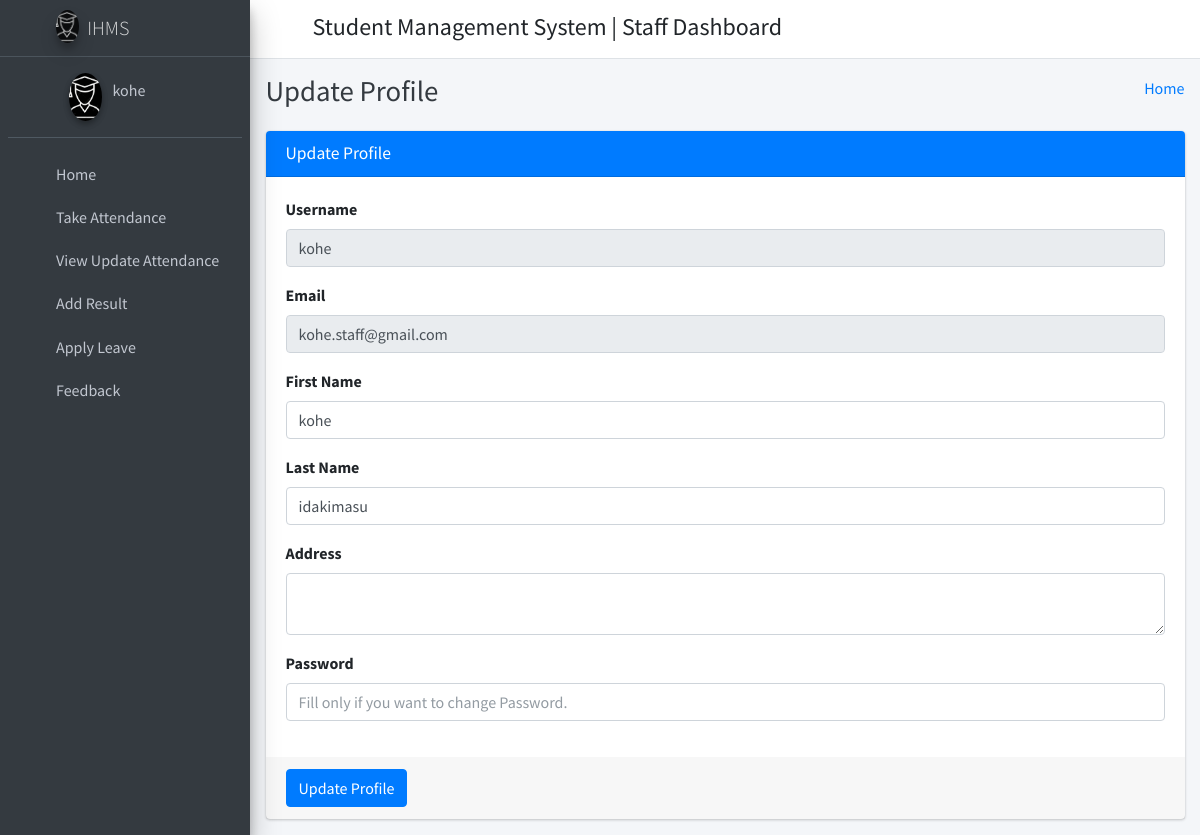
The app's page /staff_profile/ (signed in) with its own data.
### cms/models.py (models this page shows)
class CustomUser(AbstractUser):
    HOD = '1'
    STAFF = '2'
    STUDENT = '3'
    EMAIL_TO_USER_TYPE_MAP = {
        'hod': HOD,
        'staff': STAFF,
        'student': STUDENT
    }
    groups = models.ManyToManyField(
        Group,
        verbose_name='custom groups',
        blank=True,
        related_name='custom_users',
        related_query_name='custom_user'
    )
    user_permissions = models.ManyToManyField(
        Permission,
        verbose_name='custom user permissions',
        blank=True,
        related_name='custom_custom_users'
    )
    user_type_data = ((HOD, "HOD"), (STAFF, "Staff"), (STUDENT, "Student"))
    user_type = models.CharField(default=1, choices=user_type_data, max_length=10)

### cms/StaffViews.py (the view)
# urls.py: path('staff_profile/', StaffViews.staff_profile, name="staff_profile"),
def staff_profile(request):
    user = CustomUser.objects.get(id=request.user.id)
    staff = Staffs.objects.get(admin=user)
    context={
        "user": user,
        "staff": staff
    }
    return render(request, 'cms/staff_template/staff_profile.html', context)

### cms/templates/cms/staff_template/staff_profile.html (shortened to what this page needs)
{% extends 'cms/staff_template/base_template.html' %}
{% block page_title %}
Update Profile
{% endblock page_title %}
{% block main_content %}
{% load static %}
<section class="content">
	<div class="container-fluid">
		<div class="row">
			<div class="col-md-12">
				<div class="card card-primary">
					<div class="card-header">
						<h3 class="card-title">Update Profile</h3>
					</div>
					<form role="form" method="POST" action="{% url 'cms:staff_profile_update' %}">
						<div class="card-body">
							<div class="form-group">
								<label>Username </label>
								<input type="text" class="form-control" name="username" value="{{ user.username }}" disabled="disabled">
							</div>
							<div class="form-group">
								<label>Email </label>
								<input type="text" class="form-control" name="email" value="{{ user.email }}" disabled="disabled">
							</div>
							<div class="form-group">
								<label>First Name </label>
								<input type="text" class="form-control" name="first_name" value="{{ user.first_name }}">
							</div>
							<div class="form-group">
								<label>Last Name </label>
								<input type="text" class="form-control" name="last_name" value="{{ user.last_name }}">
							</div>
							<div class="form-group">
								<label>Address </label>
								<textarea name="address" class="form-control" row="5">{{ staff.address }}</textarea>
							</div>
							<div class="form-group">
								<label>Password </label>
								<input type="text" class="form-control" name="password" placeholder="Fill only if you want to change Password.">
							</div>
						</div>
						<div class="card-footer">
							<button type="submit" class="btn btn-primary">Update Profile</button>
						</div>
					</form>
				</div>
			</div>
		</div>
	</div>
</section>
{% endblock main_content %}

### cms/templates/cms/staff_template/sidebar_template.html (shortened to what this page needs)
{% load static %}
<aside class="main-sidebar sidebar-dark-primary elevation-4">
      <a href="{% url 'cms:student_home' %}" class="brand-link">
        <img src="{% static 'dist/img/logo.png' %}" alt="AdminLTE Logo" class="brand-image img-circle elevation-3 ml-5"
            style="opacity: .8">
        <span class="brand-text font-weight-light">IHMS</span>
      </a>
      <div class="sidebar">
        <div class="user-panel mt-3 pb-3 mb-3 d-flex">
          <div class="image">
            <img src="{% static 'dist/img/logo.png' %}" class="img-circle elevation-2 ml-5" alt="User Image" style="max-width:100%;">
          </div>
          <div class="info">
            <a href="{% url 'cms:student_profile' %}" class="d-block">{{ user.first_name }}</a>
          </div>
        </div>
        <nav class="mt-2">
          <ul class="nav nav-pills nav-sidebar flex-column" data-widget="treeview" role="menu" data-accordion="false">
            <li class="nav-item">
              {% url 'cms:staff_home' as staff_home %}
              <a href="{{ staff_home }}" class="nav-link {% if request.path == staff_home %} active {% endif %}">
                <i class="nav-icon fas fa-tachometer-alt"></i>
                <p>
                  Home
                </p>
              </a>
            </li>
            <li class="nav-item">
              {% url 'cms:staff_take_attendance' as staff_take_attendance %}
              <a href="{{ staff_take_attendance }}" class="nav-link {% if request.path == staff_take_attendance %} active {% endif %}">
                <i class="nav-icon fas fa-calendar-plus"></i>
                <p>
                  Take Attendance
                </p>
              </a>
            </li>
            <li class="nav-item">
              {% url 'cms:staff_update_attendance' as staff_update_attendance %}
              <a href="{{ staff_update_attendance }}" class="nav-link {% if request.path == staff_update_attendance %} active {% endif %}">
                <i class="nav-icon fas fa-calendar-alt"></i>
                <p>
                  View Update Attendance
                </p>
              </a>
            </li>
            <li class="nav-item">
              {% url 'cms:staff_add_result' as staff_add_result %}
              <a href="{{ staff_add_result }}" class="nav-link {% if request.path == staff_add_result %} active {% endif %}">
                <i class="nav-icon fas fa-tasks"></i>
                <p>
                  Add Result
                </p>
              </a>
            </li>
            <li class="nav-item">
              {% url 'cms:staff_apply_leave' as staff_apply_leave %}
              <a href="{{ staff_apply_leave }}" class="nav-link {% if request.path == staff_apply_leave %} active {% endif %}">
                <i class="nav-icon fas fa-envelope-open-text"></i>
                <p>
                  Apply Leave
                </p>
              </a>
            </li>
            <li class="nav-item">
              {% url 'cms:staff_feedback' as staff_feedback %}
              <a href="{{ staff_feedback }}" class="nav-link {% if request.path == staff_feedback %} active {% endif %}">
                <i class="nav-icon fas fa-comments"></i>
                <p>
                  Feedback
                </p>
              </a>
            </li>
          </ul>
        </nav>
      </div>
    </aside>

### records on screen
CustomUser: first_name "kohe", username "kohe", email "kohe.staff@gmail.com", last_name "idakimasu"
